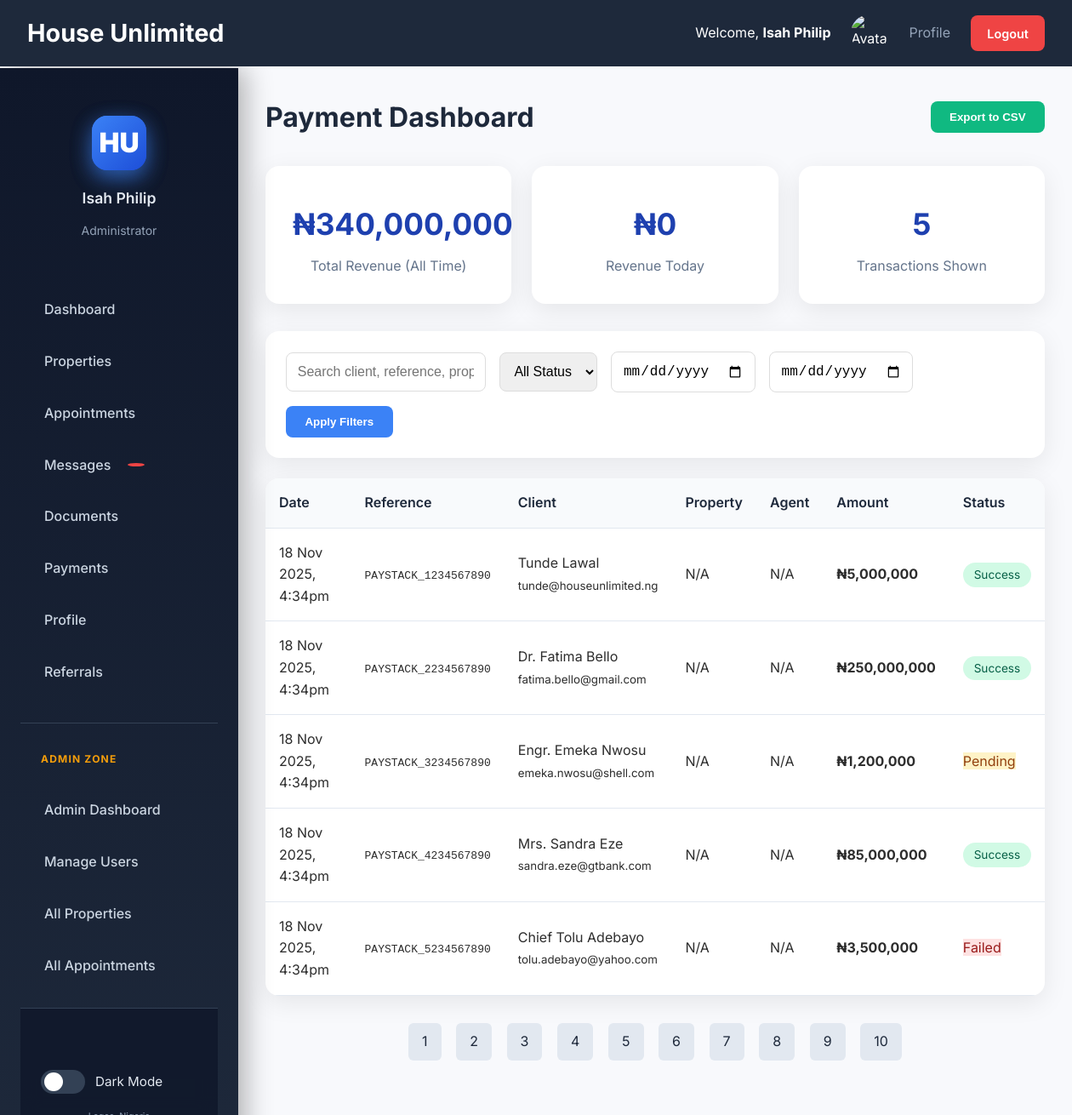
/admin/payments.php (signed in), run on the app's committed database.
### tables this page shows
CREATE TABLE `payments` (
  `id` int(11) NOT NULL,
  `user_id` int(11) NOT NULL,
  `property_id` int(11) DEFAULT NULL,
  `reference` varchar(100) NOT NULL,
  `amount` decimal(15,2) NOT NULL,
  `currency` varchar(10) DEFAULT 'NGN',
  `gateway` varchar(50) DEFAULT 'paystack',
  `status` enum('pending','success','failed') DEFAULT 'pending',
  `transaction_data` longtext DEFAULT NULL CHECK (json_valid(`transaction_data`)),
  `paid_at` datetime DEFAULT NULL,
  `created_at` datetime DEFAULT current_timestamp(),
  `updated_at` datetime DEFAULT current_timestamp() ON UPDATE current_timestamp()
);

CREATE TABLE `users` (
  `id` int(11) NOT NULL,
  `referral_id` int(11) NOT NULL,
  `username` varchar(100) NOT NULL,
  `name` varchar(100) NOT NULL,
  `email` varchar(150) NOT NULL,
  `phone` varchar(20) DEFAULT NULL,
  `password` varchar(255) DEFAULT NULL,
  `role` enum('client','agent','admin') DEFAULT 'client',
  `status` enum('active','banned') DEFAULT 'active',
  `photo` varchar(100) DEFAULT 'default.png',
  `bio` text DEFAULT NULL,
  `magic_token` varchar(100) DEFAULT NULL,
  `token_expires` datetime DEFAULT NULL,
  `created_at` datetime DEFAULT current_timestamp(),
  `updated_at` datetime DEFAULT current_timestamp() ON UPDATE current_timestamp()
);

### admin/payments.php (the view, shortened to what this page needs)
<?php
require '../inc/config.php';
$page = max(1, intval($_GET['page'] ?? 1));
$limit = 20;
$offset = ($page - 1) * $limit;
$where = ["1=1"];
$params = [];
$types = '';
$search = trim($_GET['search'] ?? '');
$status = $_GET['status'] ?? '';
$date_from = $_GET['date_from'] ?? '';
$date_to = $_GET['date_to'] ?? '';
$whereClause = implode(' AND ', $where);
$sql = "SELECT
            p.*,
            u.name as client_name,
            u.email as client_email,
            prop.title as property_title,
            a.name as agent_name
        FROM payments p
        LEFT JOIN users u ON p.user_id = u.id
        LEFT JOIN properties prop ON p.property_id = prop.id
        LEFT JOIN users a ON prop.agent_id = a.id
        WHERE $whereClause
        ORDER BY p.created_at DESC
        LIMIT ? OFFSET ?";
$types .= 'ii';
$params[] = $limit;
$params[] = $offset;
$stmt = $db->prepare($sql);
if (!empty($types)) $stmt->bind_param($types, ...$params);
$stmt->execute();
$result = $stmt->get_result();
$payments = $result->fetch_all(MYSQLI_ASSOC);
$totalRevenue = $db->query("SELECT COALESCE(SUM(amount), 0) as total FROM payments WHERE status = 'success'")->fetch_assoc()['total'];
$totalToday = $db->query("SELECT COALESCE(SUM(amount), 0) as total FROM payments WHERE status = 'success' AND DATE(created_at) = CURDATE()")->fetch_assoc()['total'];
?>
<!DOCTYPE html>
<html lang="en">
<head>
    <link rel="stylesheet" href="../assets/css/style.css">
</head>
<body>
    <?php include '../inc/header.php'; ?>
    <div class="container">
        <?php include '../inc/sidebar.php'; ?>
        <main class="main-content">
            <div class="page-header">
                <h1>Payment Dashboard</h1>
                <button onclick="exportPayments()" class="btn btn-success">Export to CSV</button>
            </div>
            <div class="stats-grid">
                <div class="stat-card">
                    <div class="stat-value">₦<?= number_format($totalRevenue) ?></div>
                    <div class="stat-label">Total Revenue (All Time)</div>
                </div>
                <div class="stat-card">
                    <div class="stat-value">₦<?= number_format($totalToday) ?></div>
                    <div class="stat-label">Revenue Today</div>
                </div>
                <div class="stat-card">
                    <div class="stat-value"><?= count($payments) ?></div>
                    <div class="stat-label">Transactions Shown</div>
                </div>
            </div>
            <div class="filters">
                <input type="text" id="search" placeholder="Search client, reference, property..." value="<?= htmlspecialchars($search) ?>">
                <select id="status">
                    <option value="">All Status</option>
                </select>
                <input type="date" id="date_from" value="<?= $date_from ?>">
                <input type="date" id="date_to" value="<?= $date_to ?>">
                <button onclick="applyFilters()" class="btn btn-primary">Apply Filters</button>
            </div>
            <table>
                <thead>
                    <tr>
                        <th>Date</th>
                        <th>Reference</th>
                        <th>Client</th>
                        <th>Property</th>
                        <th>Agent</th>
                        <th>Amount</th>
                        <th>Status</th>
                    </tr>
                </thead>
                <tbody>
                    <?php if (empty($payments)): ?>
                        <tr><td colspan="7" style="text-align:center; padding:3rem; color:#64748b;">No payments found</td></tr>
                    <?php else: foreach ($payments as $p): ?>
                        <tr>
                            <td><?= date('j M Y, g:ia', strtotime($p['created_at'])) ?></td>
                            <td><code><?= htmlspecialchars($p['reference']) ?></code></td>
                            <td>
                                <?= htmlspecialchars($p['client_name'] ?? 'N/A') ?><br>
                                <small><?= htmlspecialchars($p['client_email'] ?? '') ?></small>
                            </td>
                            <td><?= htmlspecialchars($p['property_title'] ?? 'N/A') ?></td>
                            <td><?= htmlspecialchars($p['agent_name'] ?? 'N/A') ?></td>
                            <td><strong>₦<?= number_format($p['amount']) ?></strong></td>
                            <td>
                                <span class="status-<?= $p['status'] ?>">
                                    <?= ucfirst($p['status']) ?>
                                </span>
                            </td>
                        </tr>
                    <?php endforeach; endif; ?>
                </tbody>
            </table>
            <div class="pagination">
                <?php for($i = 1; $i <= 10; $i++):  ?>
                    <a href="?page=<?= $i ?>&search=<?= urlencode($search) ?>&status=<?= $status ?>&date_from=<?= $date_from ?>&date_to=<?= $date_to ?>"
                       class="<?= $i == $page ? 'active' : '' ?>">
                        <?= $i ?>
                    </a>
                <?php endfor; ?>
            </div>
        </main>
    </div>
</body>
</html>

### assets/css/style.css (style rules this page uses)
* { margin:0; padding:0; box-sizing:border-box; }
body { font-family: 'Inter', 'Segoe UI', sans-serif; background:#f8f9fc; color:#2d2d2d; line-height:1.6; transition: all 0.3s; }
.container { display:flex; min-height:100vh; }
main.main-content { margin-left:280px; padding:2rem; flex:1; }
.page-header { display:flex; justify-content:space-between; align-items:center; margin-bottom:2rem; }
h1 { font-size:2rem; color:#1e293b; }
.btn { padding:0.7rem 1.4rem; border:none; border-radius:8px; cursor:pointer; font-weight:600; text-decoration:none; display:inline-block; transition:0.2s; }
.btn-primary { background:#3b82f6; color:white; }
.btn-success { background:#10b981; color:white; }
.filters { display:flex; gap:1rem; flex-wrap:wrap; margin:1.5rem 0; align-items:center; }
.filters input, .filters select { padding:0.8rem; border:1px solid #ddd; border-radius:8px; font-size:1rem; }
.pagination { text-align:center; margin:2rem 0; }
.pagination a { padding:0.6rem 1rem; margin:0 0.3rem; background:#e2e8f0; color:#1e293b; border-radius:6px; text-decoration:none; }

### admin/payments.php (style rules this page uses)
.stats-grid { display: grid; grid-template-columns: repeat(auto-fit, minmax(250px, 1fr)); gap: 1.5rem; margin-bottom: 2rem; }
.stat-card { background: white; padding: 2rem; border-radius: 16px; box-shadow: 0 8px 30px rgba(0,0,0,0.08); text-align: center; }
.stat-value { font-size: 2.2rem; font-weight: 700; color: #1e40af; margin: 0.5rem 0; }
.stat-label { color: #64748b; font-size: 1rem; }
.filters { background: white; padding: 1.5rem; border-radius: 16px; box-shadow: 0 8px 30px rgba(0,0,0,0.08); margin-bottom: 2rem; display: grid; grid-template-columns: repeat(auto-fit, minmax(200px, 1fr)); gap: 1rem; }
table { width: 100%; border-collapse: collapse; background: white; border-radius: 16px; overflow: hidden; box-shadow: 0 8px 30px rgba(0,0,0,0.08); }
th, td { padding: 1rem; text-align: left; border-bottom: 1px solid #e2e8f0; }
th { background: #f8fafc; font-weight: 600; color: #1e293b; }
.status-success { background: #d1fae5; color: #065f46; padding: 0.4rem 0.8rem; border-radius: 20px; font-size: 0.85rem; }
.status-failed { background: #fee2e2; color: #991b1b; }
.status-pending { background: #fef3c7; color: #92400e; }
.pagination { display: flex; justify-content: center; gap: 0.5rem; margin: 2rem 0; }
.pagination a { padding: 0.6rem 1rem; background: #f1f5f9; border-radius: 8px; text-decoration: none; color: #1e293b; }

### data on the page
payments: created_at "18 Nov 2025, 4:34pm", reference "PAYSTACK_1234567890", user.name "Tunde Lawal", user.email "tunde@houseunlimited.ng", property_title "N/A", agent_name "N/A", amount "5,000,000", status "Success"
payments: created_at "18 Nov 2025, 4:34pm", reference "PAYSTACK_2234567890", user.name "Dr. Fatima Bello", user.email "fatima.bello@gmail.com", property_title "N/A", agent_name "N/A", amount "250,000,000", status "Success"
payments: created_at "18 Nov 2025, 4:34pm", reference "PAYSTACK_3234567890", user.name "Engr. Emeka Nwosu", user.email "emeka.nwosu@shell.com", property_title "N/A", agent_name "N/A", amount "1,200,000", status "Pending"
payments: created_at "18 Nov 2025, 4:34pm", reference "PAYSTACK_4234567890", user.name "Mrs. Sandra Eze", user.email "sandra.eze@gtbank.com", property_title "N/A", agent_name "N/A", amount "85,000,000", status "Success"
payments: created_at "18 Nov 2025, 4:34pm", reference "PAYSTACK_5234567890", user.name "Chief Tolu Adebayo", user.email "tolu.adebayo@yahoo.com", property_title "N/A", agent_name "N/A", amount "3,500,000", status "Failed"

### other printed values
$user['name'] "Isah Philip"
$totalRevenue "340,000,000"
$totalToday "0"
count($payments) "5"
